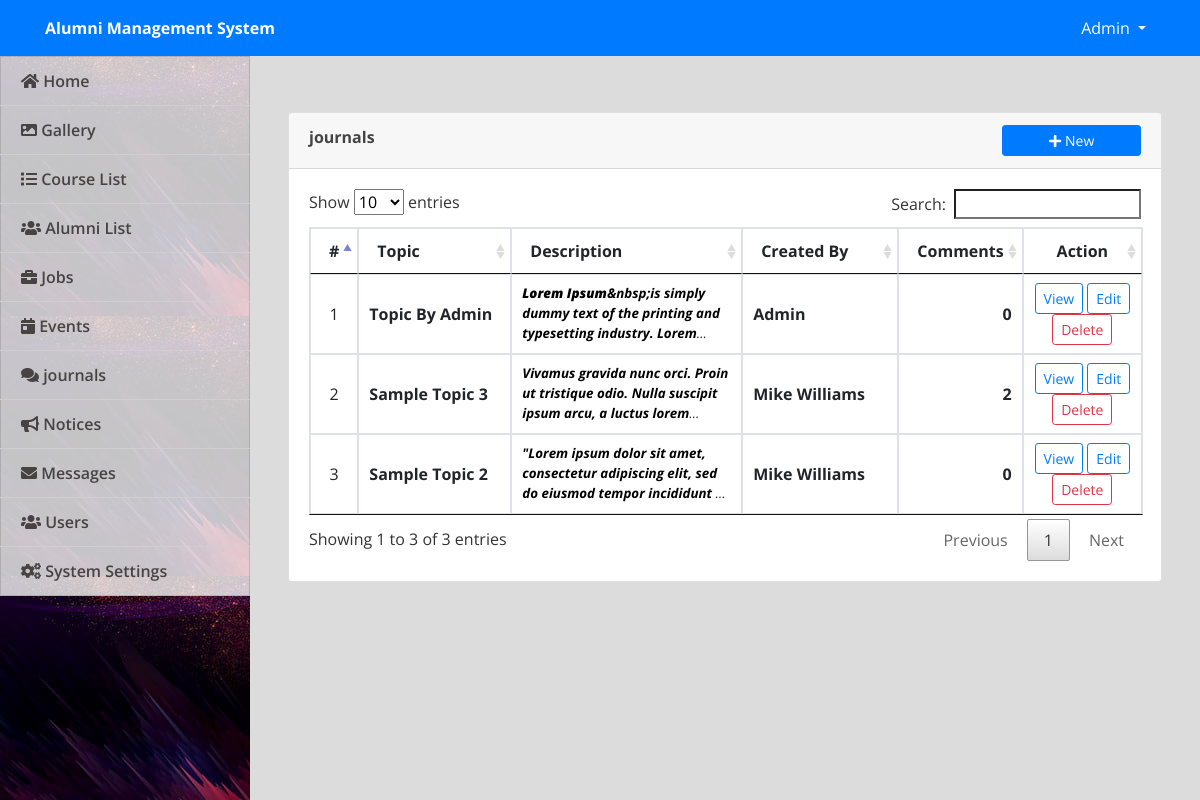
/admin/index.php?page=forums (signed in), run on the app's committed database.
### tables this page shows
CREATE TABLE `forum_topics` (
  `id` int(30) NOT NULL,
  `title` varchar(250) NOT NULL,
  `description` text NOT NULL,
  `user_id` int(30) NOT NULL,
  `date_created` datetime NOT NULL DEFAULT current_timestamp()
);

CREATE TABLE `users` (
  `id` int(30) NOT NULL,
  `name` text NOT NULL,
  `username` varchar(200) NOT NULL,
  `password` text NOT NULL,
  `type` tinyint(1) NOT NULL DEFAULT 3 COMMENT '1=Admin,2=Alumni officer, 3= alumnus',
  `auto_generated_pass` text NOT NULL,
  `alumnus_id` int(30) NOT NULL
);

### admin/forums.php (the view, shortened to what this page needs)
<?php include('db_connect.php');?>
<div class="container-fluid">
	<div class="col-lg-12">
		<div class="row">
			<div class="col-md-12">
				<div class="card">
					<div class="card-header">
						<b>journals</b>
						<span class="">
							<button class="btn btn-primary btn-block btn-sm col-sm-2 float-right" type="button" id="new_forum">
					<i class="fa fa-plus"></i> New</button>
				</span>
					</div>
					<div class="card-body">
						<table class="table table-bordered table-condensed table-hover">
							<colgroup>
								<col width="5%">
								<col width="20%">
								<col width="30%">
								<col width="20%">
								<col width="10%">
								<col width="15%">
							</colgroup>
							<thead>
								<tr>
									<th class="text-center">#</th>
									<th class="">Topic</th>
									<th class="">Description</th>
									<th class="">Created By</th>
									<th class="">Comments</th>
									<th class="text-center">Action</th>
								</tr>
							</thead>
							<tbody>
								<?php
								$i = 1;
								$forum =  $conn->query("SELECT f.*,u.name from forum_topics f inner join users u on u.id = f.user_id order by f.id desc");
								while($row=$forum->fetch_assoc()):
									 $trans = get_html_translation_table(HTML_ENTITIES,ENT_QUOTES);
								        unset($trans["\""], $trans["<"], $trans[">"], $trans["<h2"]);
								        $desc = strtr(html_entity_decode($row['description']),$trans);
								        $desc=str_replace(array("<li>","</li>"), array("",","), $desc);
								        $count_comments = $conn->query("SELECT * FROM forum_comments where topic_id = ".$row['id'])->num_rows;
								?>
								<tr>
									<td class="text-center"><?php echo $i++ ?></td>
									<td class="">
										 <p><b><?php echo ucwords($row['title']) ?></b></p>
									</td>
									<td class="">
										 <p class="truncate"><b><?php echo $desc ?></b></p>
									</td>
									<td class="">
										 <p><b><?php echo ucwords($row['name']) ?></b></p>
									</td>
									<td class="text-right">
										 <p><b><?php echo number_format($count_comments) ?></b></p>
									</td>
									<td class="text-center">
										<a class="btn btn-sm btn-outline-primary view_forum" href="../index.php?page=view_&id=<?php echo $row['id'] ?>" target="_blank" data-id="<?php echo $row['id'] ?>" >View</a>
										<button class="btn btn-sm btn-outline-primary edit_forum" type="button" data-id="<?php echo $row['id'] ?>" >Edit</button>
										<button class="btn btn-sm btn-outline-danger delete_forum" type="button" data-id="<?php echo $row['id'] ?>">Delete</button>
									</td>
								</tr>
								<?php endwhile; ?>
							</tbody>
						</table>
					</div>
				</div>
			</div>
		</div>
	</div>
</div>

### admin/index.php (shortened to what this page needs)
<!DOCTYPE html>
<html lang="en">
<head>
<?php
 include('./header.php');
 ?>
</head>
<body>
  <?php include 'topbar.php' ?>
  <?php include 'navbar.php' ?>
  <main id="view-panel" >
      <?php $page = isset($_GET['page']) ? $_GET['page'] :'home'; ?>
    <?php include $page.'.php' ?>
  </main>
</body>
</html>

### admin/header.php (shortened to what this page needs)
  <link rel="stylesheet" href="assets/font-awesome/css/all.min.css">
<link href="assets/vendor/bootstrap/css/bootstrap.min.css" rel="stylesheet">
<link href="assets/vendor/icofont/icofont.min.css" rel="stylesheet">
<link href="assets/vendor/boxicons/css/boxicons.min.css" rel="stylesheet">
<link href="assets/vendor/venobox/venobox.css" rel="stylesheet">
<link href="assets/vendor/animate.css/animate.min.css" rel="stylesheet">
<link href="assets/vendor/remixicon/remixicon.css" rel="stylesheet">
<link href="assets/vendor/owl.carousel/assets/owl.carousel.min.css" rel="stylesheet">
<link href="assets/vendor/bootstrap-datepicker/css/bootstrap-datepicker.min.css" rel="stylesheet">
<link href="assets/DataTables/datatables.min.css" rel="stylesheet">
<link href="assets/css/jquery.datetimepicker.min.css" rel="stylesheet">
<link href="assets/css/select2.min.css" rel="stylesheet">
<link href="assets/css/style.css" rel="stylesheet">
<link type="text/css" rel="stylesheet" href="assets/css/jquery-te-1.4.0.css">

### admin/topbar.php (shortened to what this page needs)
<nav class="navbar navbar-light fixed-top bg-primary" style="padding:0;min-height: 3.5rem">
  <div class="container-fluid mt-2 mb-2">
  	<div class="col-lg-12">
      <div class="col-md-4 float-left text-white">
        <large><b><?php echo isset($_SESSION['system']['name']) ? $_SESSION['system']['name'] : '' ?></b></large>
      </div>
	  	<div class="float-right">
        <div class=" dropdown mr-4">
            <a href="#" class="text-white dropdown-toggle"  id="account_settings" data-toggle="dropdown" aria-haspopup="true" aria-expanded="false"><?php echo $_SESSION['login_name'] ?> </a>
        </div>
      </div>
  </div>
</nav>

### admin/navbar.php (shortened to what this page needs)
<nav id="sidebar" class='mx-lt-5 bg-dark' >
    <div class="sidebar-list">
         <a href="index.php?page=home" class="nav-item nav-home"><span class='icon-field'><i class="fa fa-home"></i></span> Home</a>
         <a href="index.php?page=gallery" class="nav-item nav-gallery"><span class='icon-field'><i class="fa fa-image"></i></span> Gallery </a>
         <a href="index.php?page=courses" class="nav-item nav-courses"><span class='icon-field'><i class="fa fa-list"></i></span> Course List</a>
         <a href="index.php?page=alumni" class="nav-item nav-alumni"><span class='icon-field'><i class="fa fa-users"></i></span> Alumni List</a>
         <a href="index.php?page=jobs" class="nav-item nav-jobs"><span class='icon-field'><i class="fa fa-briefcase"></i></span> Jobs</a>
         <a href="index.php?page=events" class="nav-item nav-events"><span class='icon-field'><i class="fa fa-calendar-day"></i></span> Events</a>
         <a href="index.php?page=forums" class="nav-item nav-forums"><span class='icon-field'><i class="fa fa-comments"></i></span> journals</a>
         <a href="index.php?page=notices" class="nav-item nav-notices"><span class='icon-field'><i class="fa fa-bullhorn"></i></span> Notices</a>
         <a href="index.php?page=messages" class="nav-item nav-users"><span class='icon-field'> <i class="fas fa-envelope"></i></span> Messages</a>
         <?php if($_SESSION['login_type'] == 1): ?>
         <a href="index.php?page=users" class="nav-item nav-users"><span class='icon-field'><i class="fa fa-users"></i></span> Users</a>
         <a href="index.php?page=site_settings" class="nav-item nav-site_settings"><span class='icon-field'><i class="fa fa-cogs"></i></span> System Settings</a>
         <?php endif; ?>
    </div>
</nav>

### admin/assets/css/style.css (style rules this page uses)
body { font-family: "Open Sans", sans-serif; color: #444444; width: 100%; height: calc(100%); }
a { color: #1977cc; }
nav#sidebar { height: calc(100%); position: fixed; z-index: 99; left: 0; width: 250px; background: url(../uploads/art-cover.jpg); background-repeat: no-repeat; background-size: cover; }
a.nav-item { position: relative; display: block; padding: .75rem 1.25rem; margin-bottom: -1px; border: 1px solid rgba(0,0,0,.125); background-color: #ffffffc4; color: #484343; font-weight: 600; }
main#view-panel { margin-left: 250px; width:calc(100% - 250px); margin-top: 3.5rem; padding: .5em }
.truncate { overflow: hidden; text-overflow: ellipsis; display: -webkit-box; -webkit-line-clamp: 3; -webkit-box-orient: vertical; font-size: smaller; color: #000000cf; font-style: italic; }

### admin/index.php (style rules this page uses)
body { background: #80808045; }

### admin/forums.php (style rules this page uses)
td { vertical-align: middle !important; }
td p { margin: unset }

### data on the page
forum_topics: title "Topic By Admin", description "Lorem Ipsum &nbsp;is simply dummy text of the printing and typesetting industry.…", user.name "Admin", count_comments "0"
forum_topics: title "Sample Topic 3", description "Vivamus gravida nunc orci. Proin ut tristique odio. Nulla suscipit ipsum arcu, a luctus…", user.name "Mike Williams", count_comments "2"
forum_topics: title "Sample Topic 2", description "\"Lorem ipsum dolor sit amet, consectetur adipiscing elit, sed do eiusmod tempor incididunt…", user.name "Mike Williams", count_comments "0"

### other printed values
$_SESSION['system']['name'] "Alumni Management System"
$_SESSION['login_name'] "Admin"
